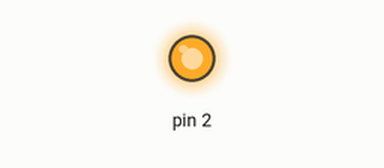
The sketch below on a simulated Arduino Leonardo, built with avr-gcc and run on an emulated ATmega32U4. Parts: output pins drawn as LEDs (lit = HIGH). USB keyboard and mouse output is not drawn.

Above: at 0.2 s.
Timing chart, 0 to 1.7 s (numbered marks = the images above):
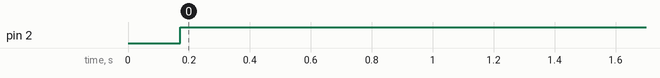

The sketch:

Pass.ino
```cpp
/*
  Keyboard logout

  This sketch demonstrates the Keyboard library.

  When you connect pin 2 to ground, it performs a logout.
  It uses keyboard combinations to do this, as follows:

  On Windows, CTRL-ALT-DEL followed by ALT-l
  On Ubuntu, CTRL-ALT-DEL, and ENTER
  On OSX, CMD-SHIFT-q

  To wake: Spacebar.

  Circuit:
   Arduino Leonardo or Micro
   wire to connect D2 to ground.

  created 6 Mar 2012
  modified 27 Mar 2012
  by Tom Igoe

  This example is in the public domain

  http://www.arduino.cc/en/Tutorial/KeyboardLogout
*/

#include "Keyboard.h"

// change this to match your platform:

void setup() {
  // make pin 2 an input and turn on the
  // pullup resistor so it goes high unless
  // connected to ground:
  pinMode(2,OUTPUT);
  digitalWrite(2,LOW);
  Keyboard.begin();
  KEY('T');
  key('R');
  key('O');
  key('U');
  key('B');
  key('L');
  key('E');
  key('1');
}

void loop() {
  digitalWrite(2,HIGH);
  //  while (digitalRead(2) == HIGH) {
  //    // do nothing until pin 2 goes low
  //    delay(500);
  //  }
  //  delay(1000);
  //
  //  switch (platform) {
  //    case OSX:
  //      Keyboard.press(KEY_LEFT_GUI);
  //      // Shift-Q logs out:
  //      Keyboard.press(KEY_LEFT_SHIFT);
  //      Keyboard.press('Q');
  //      delay(100);
  //      Keyboard.releaseAll();
  //      // enter:
  //      Keyboard.write(KEY_RETURN);
  //      break;
  //    case WINDOWS:
  //      // CTRL-ALT-DEL:
  //      Keyboard.press(KEY_LEFT_CTRL);
  //      Keyboard.press(KEY_LEFT_ALT);
  //      Keyboard.press(KEY_DELETE);
  //      delay(100);
  //      Keyboard.releaseAll();
  //      //ALT-l:
  //      delay(2000);
  //      Keyboard.press(KEY_LEFT_ALT);
  //      Keyboard.press('l');
  //      Keyboard.releaseAll();
  //      break;
  //    case UBUNTU:
  //      // CTRL-ALT-DEL:
  //      Keyboard.press(KEY_LEFT_CTRL);
  //      Keyboard.press(KEY_LEFT_ALT);
  //      Keyboard.press(KEY_DELETE);
  //      delay(1000);
  //      Keyboard.releaseAll();
  //      // Enter to confirm logout:
  //      Keyboard.write(KEY_RETURN);
  //      break;
  //  }
  //
  //  // do nothing:
  //  while (true);
}


void key(char str)
{
  Keyboard.press(str);
  delay(20);
  Keyboard.releaseAll();
}
void KEY(char str)
{
  Keyboard.press(KEY_LEFT_SHIFT);
  delay(10);
  Keyboard.press(str);
  delay(20);
  Keyboard.releaseAll();
}
```

Measured:
- by itself, pin 2: LOW → HIGH at 0.17 s
